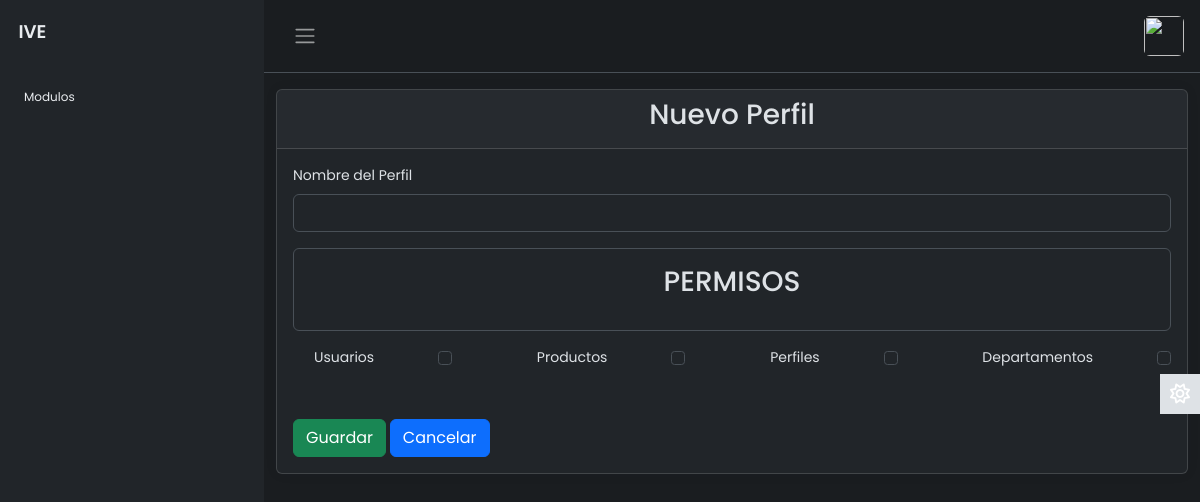
The app's page /modulos/perfiles/AltaPerfil.php (signed in) with its own data.
### tables this page shows
CREATE TABLE `permisos` (
  `idPermiso` int(11) NOT NULL,
  `NombrePermiso` varchar(50) DEFAULT NULL
);

### modulos/perfiles/MostrarPermisos.php (the view, shortened to what this page needs)
<?php
require("../../config/dbcontext.php");
$sql = "SELECT * FROM permisos";
$result = $link->query($sql);
if ($result->num_rows > 0) {
    while ($row = $result->fetch_assoc()) { ?>
            <label class="form-check-label" for="permiso<?php echo $row['idPermiso']; ?>">
                <?php echo $row['NombrePermiso'] ?>
            </label>
            <input class="form-check-input" type="checkbox" name="permisos" value="<?php echo $row['NombrePermiso']; ?>" id="permiso<?php echo $row['NombrePermiso']; ?>">
<?php
    }
} else {
    echo "0 results";
}
?>

### layout/style.css (style rules this page uses)
body { font-family: 'Poppins', sans-serif; font-size: 0.875rem; opacity: 1; overflow-y: scroll; margin: 0; }

### records on screen
permisos: NombrePermiso "Usuarios"
permisos: NombrePermiso "Productos"
permisos: NombrePermiso "Perfiles"
permisos: NombrePermiso "Departamentos"
